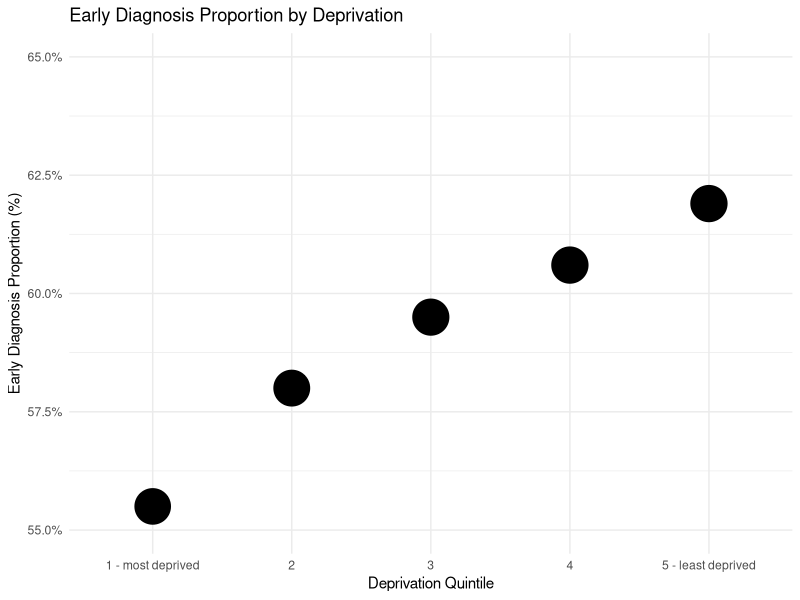
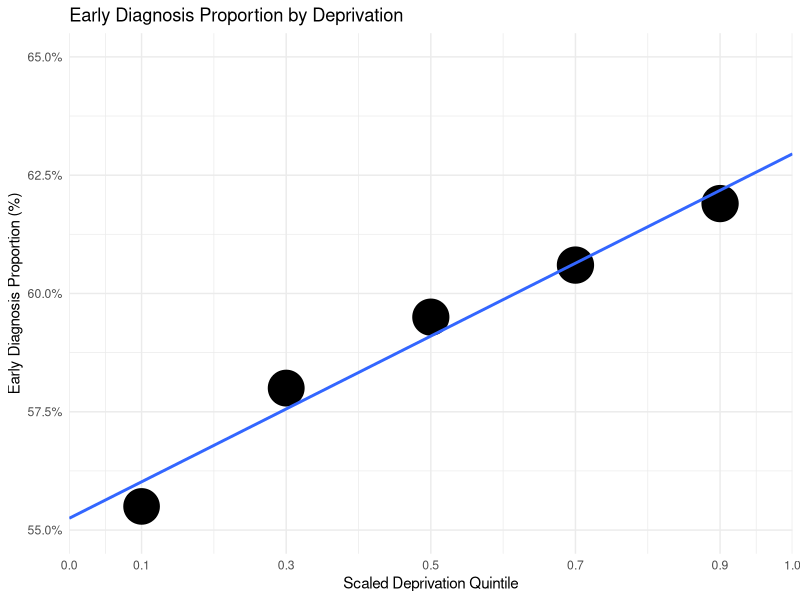

R code for these plots, in order:
## ---- chunk 1
#| echo: false
#| warning: false
#| message: false

library(ggplot2)
## ---- chunk 2
#| code-fold: true

example_df <- data.frame(
  deprivation_quintile = c("1 - most deprived", "2", "3", "4", "5 - least deprived"),
  ed_prop = c(0.555, 0.58, 0.595, 0.606, 0.619),
  ed_denom = c(39546, 43663, 48796, 51117, 50739)
)

example_df |> 
  transform(ed_prop = paste0(ed_prop * 100, "%")) |> 
  knitr::kable()
## ---- chunk 3
#| code-fold: true

example_df |> 
  ggplot() + 
  aes(y = ed_prop, x = deprivation_quintile) +
  geom_point(aes(size = ed_denom)) +
  scale_y_continuous(labels = scales::percent, limits = c(0.55, .65)) +
  scale_size_continuous(limits = c(0, 55000), range = c(10, 12)) +
  labs(title = "Early Diagnosis Proportion by Deprivation",
       x = "Deprivation Quintile",
       y = "Early Diagnosis Proportion (%)") +
  theme_minimal() +
  theme(legend.position = "none")  
## ---- chunk 4
#| code-fold: true
gap <- example_df[5, "ed_prop"] - example_df[1, "ed_prop"]
## ---- chunk 5
#| code-fold: true

example_df |> 
  ggplot() + 
  aes(y = ed_prop, x = c(0.1, 0.3, 0.5, 0.7, 0.9)) +
  geom_point(aes(size = ed_denom)) +
  geom_smooth(method = "lm", 
              formula = y ~ x,
              se = FALSE, 
              fullrange = TRUE) +
  scale_y_continuous(labels = scales::percent, limits = c(0.55, .65)) +
  scale_size_continuous(limits = c(0, 55000), range = c(10, 12)) +
  labs(title = "Early Diagnosis Proportion by Deprivation",
       x = "Scaled Deprivation Quintile",
       y = "Early Diagnosis Proportion (%)") +
  theme_minimal() +
  scale_x_continuous(
    limits = c(0, 1),
    breaks = c(0, 0.1, 0.3, 0.5, 0.7, 0.9, 1),
    expand = c(0, 0)
  ) +
  theme(legend.position = "none")  
